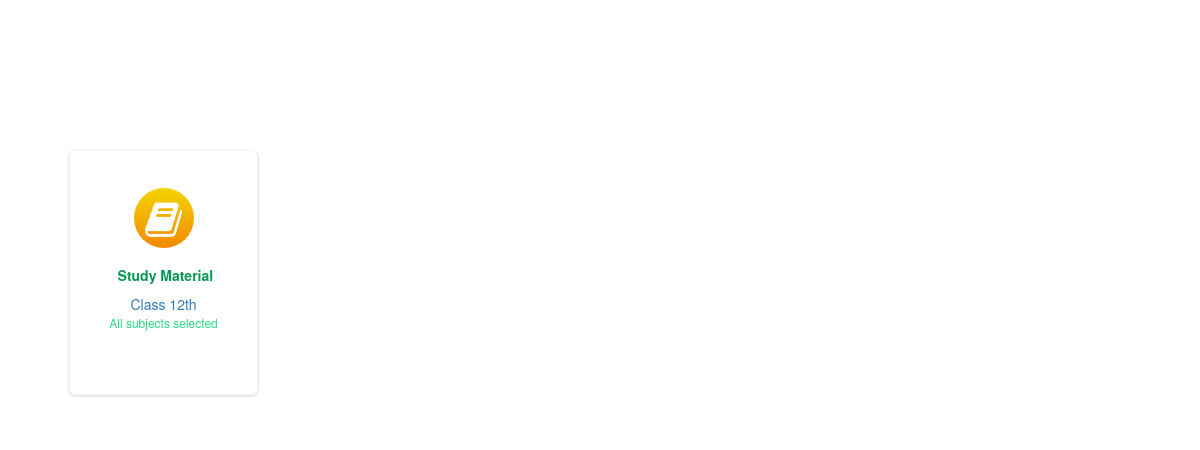
The app's page /admin_result/result_cats.php, older data.
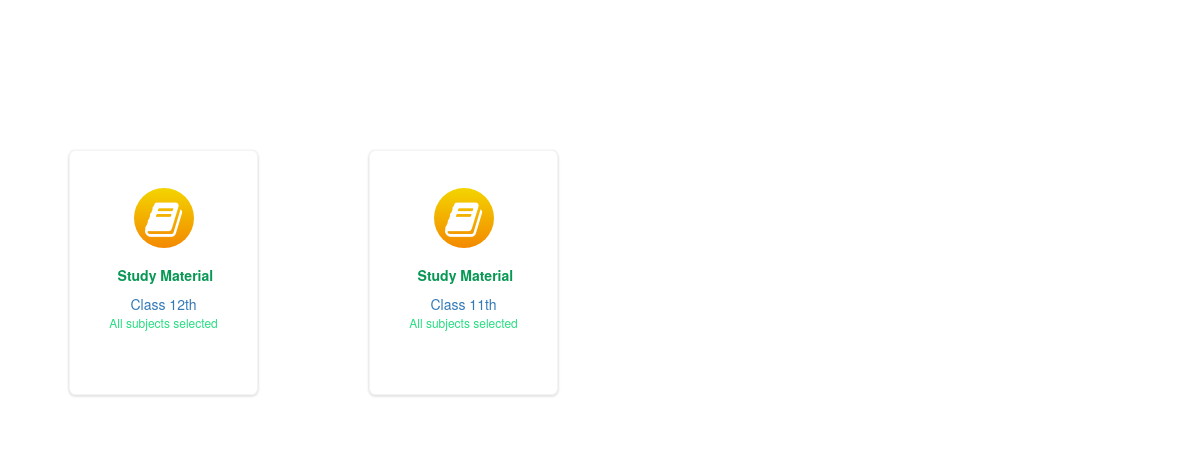
The same page, newer data.
### tables this page shows
CREATE TABLE `categories` (
  `category_id` int(11) NOT NULL,
  `title` text NOT NULL
);

### libs/config.php (called while the page is built, shortened)
<?php
class data{
   public $host = DB_HOST;
   public $user = DB_USER;
   public $pass = DB_PASS;
   public $db_name = DB_NAME;
   public $link;
   private function connect(){
       $this->link = new mysqli($this->host, $this->user, $this->pass, $this->db_name);
   }
    public function select($query){
       $select = $this->link->query($query);
       if ($select->num_rows > 0){
             return $select;
          }
          else{
             return false;
          }
    }
}
?>

### addphpclass/class.php (called while the page is built, shortened)
<?php
include_once("../libs/config.php");
class cls{
        private $link;
	function __construct()
	{
		$this->link = new data();
	}
      public function select_category(){
          $query=$this->link->select("select * from categories");
          return $query;
      }
}
?>

### admin_result/result_cats.php (the view, shortened to what this page needs)
<?php
include_once("../addphpclass/class.php");
$data=new cls();
$cats =$data->select_category();
?>
<!doctype html>
<html lang="en">
  <head>
    <link rel="stylesheet" href="https://maxcdn.bootstrapcdn.com/bootstrap/3.4.1/css/bootstrap.min.css">
    <link rel="stylesheet" href="https://cdnjs.cloudflare.com/ajax/libs/font-awesome/4.7.0/css/font-awesome.min.css">
  </head>
  <body>
<div class="container-fluid" >
    <div class="row " style="margin-top: 150px;" >
              <?php while ($row=$cats->fetch_array()): ?>
              <div class="col-xl-3 col-lg-3 col-md-3 col-sm-6 col-xs-6 " >
            <div class="serviceBox mxs_col_6_2" >
                <div class="service-icon">
                    <i class="fa fa-book"></i>
                </div>
                <div class="service-content" >
                 <h1 style="color:#089854;/*#008c49*/ font-weight: bold; ">Study Material</h1>
                 <a href="result_subject.php?cat_id=<?php echo $row['category_id']; ?>"><?php echo $row['title'];?></a>
                 <p style="font-size: 12px;color: #26de81;/*#a7e6c8;*/"> All subjects selected</p>
                </div>
            </div>
            </div>
              <?php endwhile;  ?>
          </div>
      </div>
  </body>
</html>

Row changes from the older to the newer data that the page shows:
added categories: title "Class 11th"
